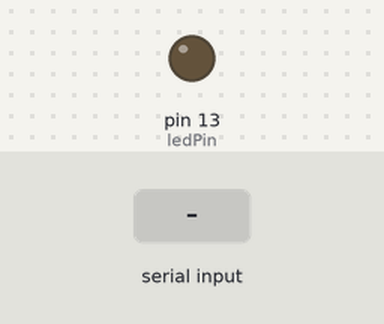
This sketch was run on a simulated Arduino Uno, built with avr-gcc and run on an emulated ATmega328P. Shown: output pins drawn as LEDs (lit = HIGH). Inputs (shaded band) come from the test bench.

Above: at 1.2 s.
1.3 s: "H" received over Serial
At 1.9 s:
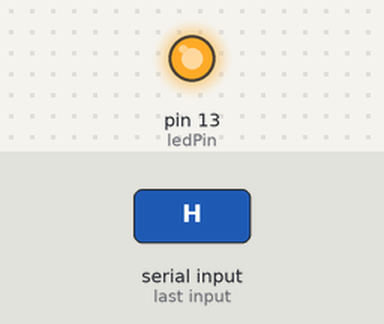
2.8 s: "L" received over Serial
At 4.2 s:
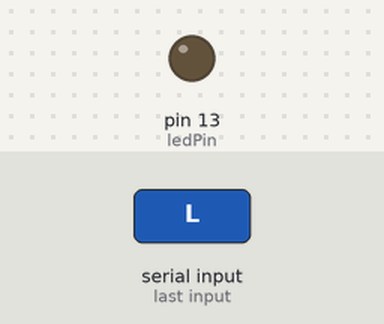
Timing chart, 0 to 5.8 s (numbered marks = the images above; inputs shaded):
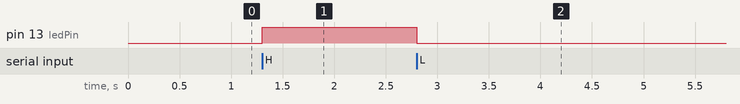

Measured:
- after the input at 1.3 s, pin 13 (ledPin): LOW → HIGH at once
- after the input at 2.8 s, pin 13 (ledPin): HIGH → LOW at once

The sketch:

blink.ino
```cpp
// Arduino Sketch
int ledPin = 13; // Pin where the LED is connected

void setup() {
  pinMode(ledPin, OUTPUT); // Set the LED pin as output
  Serial.begin(9600); // Start serial communication at 9600 baud rate
}

void loop() {
  if (Serial.available() > 0) { // Check if there is an incoming data
    char command = Serial.read(); // Read the incoming byte
    if (command == 'H') {
      digitalWrite(ledPin, HIGH); // Turn LED on
    } else if (command == 'L') {
      digitalWrite(ledPin, LOW); // Turn LED off
    }
  }
}
```
